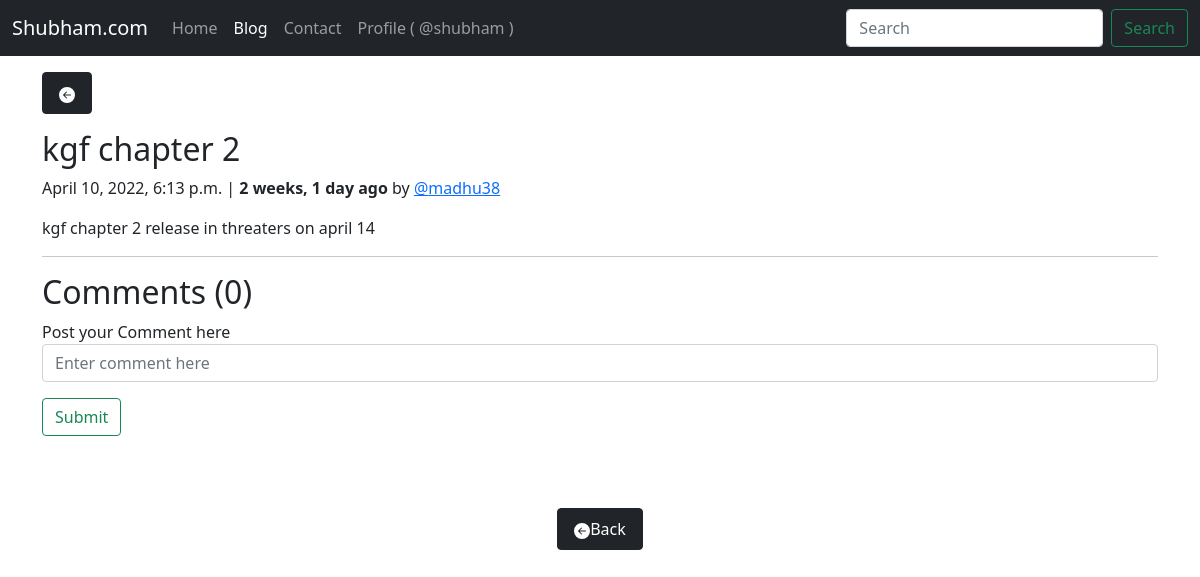
The page /blog/kgf-chapter-2/ (signed in) on the database its author committed.
### blog/models.py (models this page shows, shortened)
class Post(models.Model):
    sno=models.AutoField(primary_key=True)
    title=models.CharField(max_length=255)
    author=models.CharField(max_length=20,default=None)
    slug = AutoSlugField(populate_from='title',unique=True,null=True,default=None)
    timeStamp=models.DateTimeField(default=now)
    content=models.TextField()

### blog/views.py (the view)
# urls.py: path('<str:slug>/', views.blogPost, name="blogPost"),
def blogPost(request, slug):
    if request.user.is_authenticated:
        post=Post.objects.filter(slug=slug).first()
        comments= BlogComment.objects.filter(post=post).order_by('-timestamp')
        context={'post':post, 'comments': comments}
        return render(request, "blog/blogPost.html", context)
    else:
        return redirect('/login/')

### templates/blog/blogPost.html (shortened to what this page needs)
{% extends 'base.html' %}
{% load humanize %}
{% block blogActive %}active{% endblock blogActive %}
{% block body %}
{% if user.is_authenticated %}
<div class="container my-3">
    <button type="button" class="btn btn-dark py-2 px-3" onclick="goback()">
        <svg xmlns="http://www.w3.org/2000/svg" width="16" height="16" fill="currentColor"
            class="bi bi-arrow-left-circle-fill" viewBox="0 0 16 16">
            <path
                d="M8 0a8 8 0 1 0 0 16A8 8 0 0 0 8 0zm3.5 7.5a.5.5 0 0 1 0 1H5.707l2.147 2.146a.5.5 0 0 1-.708.708l-3-3a.5.5 0 0 1 0-.708l3-3a.5.5 0 1 1 .708.708L5.707 7.5H11.5z" />
        </svg>
    </button>
</div>
<div class="container my-3">
    <h2 class="blog-post-title">{{post.title}}</h2>
    <p class="blog-post-meta">{{post.timeStamp}} | <b> {{post.timeStamp| naturaltime}} </b> by <a
            href="/profile/{{post.author}}/">@{{post.author}}</a></p>
    <p>{{post.content}}</p>
    <hr>
</div>
<div class="container">
    <h2> Comments ({{comments.count}})</h2>
    <div class="my-2">
        {% if user.is_authenticated %}
        <form action="?" method="post">
            <div class="form-group">
                <label for="exampleInputEmail1">Post your Comment here</label>
                <input type="text" class="form-control" name="comment" placeholder="Enter comment here">
            </div>
            <button type="submit" class="btn btn-outline-success my-3">Submit</button>
        </form>
        {% else %}
        Please login to post a comment
        {% endif %}
    </div>
    <div class="container">
        <center>
            <button type="button" class="btn btn-dark py-2 px-3 my-5" onclick="goback()">
                <svg xmlns="http://www.w3.org/2000/svg" width="16" height="16" fill="currentColor"
                    class="bi bi-arrow-left-circle-fill" viewBox="0 0 16 16">
                    <path
                        d="M8 0a8 8 0 1 0 0 16A8 8 0 0 0 8 0zm3.5 7.5a.5.5 0 0 1 0 1H5.707l2.147 2.146a.5.5 0 0 1-.708.708l-3-3a.5.5 0 0 1 0-.708l3-3a.5.5 0 1 1 .708.708L5.707 7.5H11.5z" />
                </svg>Back
            </button>
        </center>
    </div>
    {% endif %}
    {% endblock body %}

### templates/base.html (shortened to what this page needs)
<!doctype html>
<html lang="en">
<head>
    <link href="https://cdn.jsdelivr.net/npm/bootstrap@5.1.3/dist/css/bootstrap.min.css" rel="stylesheet"
>
</head>
<body>
    {% if user.is_authenticated %}
    <nav class="navbar navbar-expand-lg navbar-dark bg-dark">
        <div class="container-fluid">
            <a class="navbar-brand" href="/home/">Shubham.com</a>
            <div class="collapse navbar-collapse" id="navbarSupportedContent">
                <ul class="navbar-nav me-auto mb-2 mb-lg-0">
                    <li class="nav-item">
                        <a class="nav-link {% block homeActive %}{% endblock homeActive %}" aria-current="page"
                            href="/home/">Home</a>
                    </li>
                    <li class="nav-item">
                        <a class="nav-link {% block blogActive %}{% endblock blogActive %}" aria-current="page"
                            href="/blog">Blog</a>
                    </li>
                    <li class="nav-item">
                        <a class="nav-link {% block contactActive %}{% endblock contactActive %}" aria-current="page"
                            href="/contact">Contact</a>
                    </li>
                    <li class="nav-item">
                        <a class="nav-link {% block profileActive %}{% endblock profileActive %}" aria-current="page"
                            href="/profile/">Profile ( @{{request.user}} )</a>
                    </li>
                </ul>
                <form class="d-flex" method="get" action="/search">
                    <input class="form-control me-2" type="search" placeholder="Search" aria-label="Search" name="query"
                        id="query">
                    <button class="btn btn-outline-success" type="submit">Search</button>
                </form>
            </div>
        </div>
    </nav>
    {% endif %}
    {% block body %}
    {% endblock body %}
</body>
</html>

### rows shown on the page
Post: title "kgf chapter 2", timeStamp "April 10, 2022, 6:13 p.m.", timeStamp "2 weeks, 1 day ago", author "madhu38", content "kgf chapter 2 release in threaters on april 14"

### other values the page prints
{{ request.user }} "shubham"
{{ comments.count }} "0"
